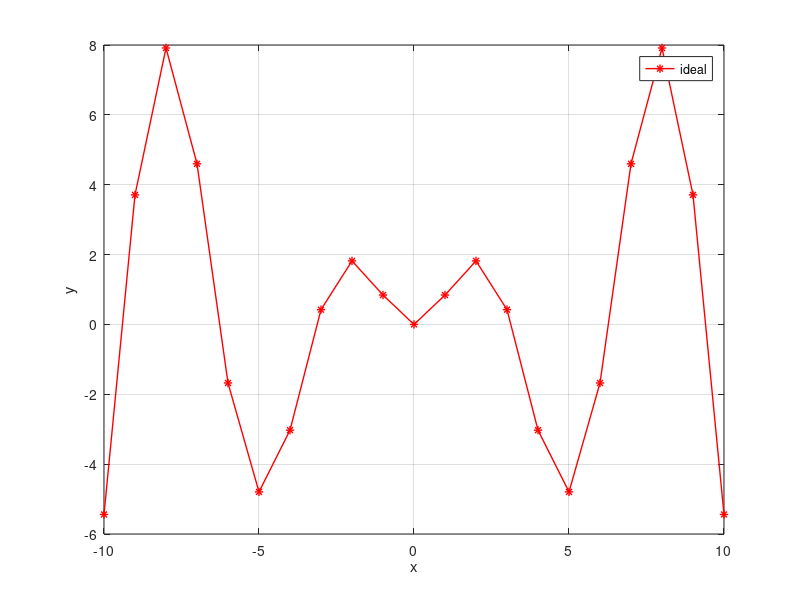

The MATLAB script that drew this image:
clear, clc, close all

x=[-10:1:10];
y=zeros(1,length(x));

for i=1:length(x)
    y(i)=(x(i)*sin(x(i)));
end
disp(y);
plot(x,y,'r*-','LineWidth',1);
grid
hold on
xlabel('x');
ylabel('y');
legend ('ideal');

    